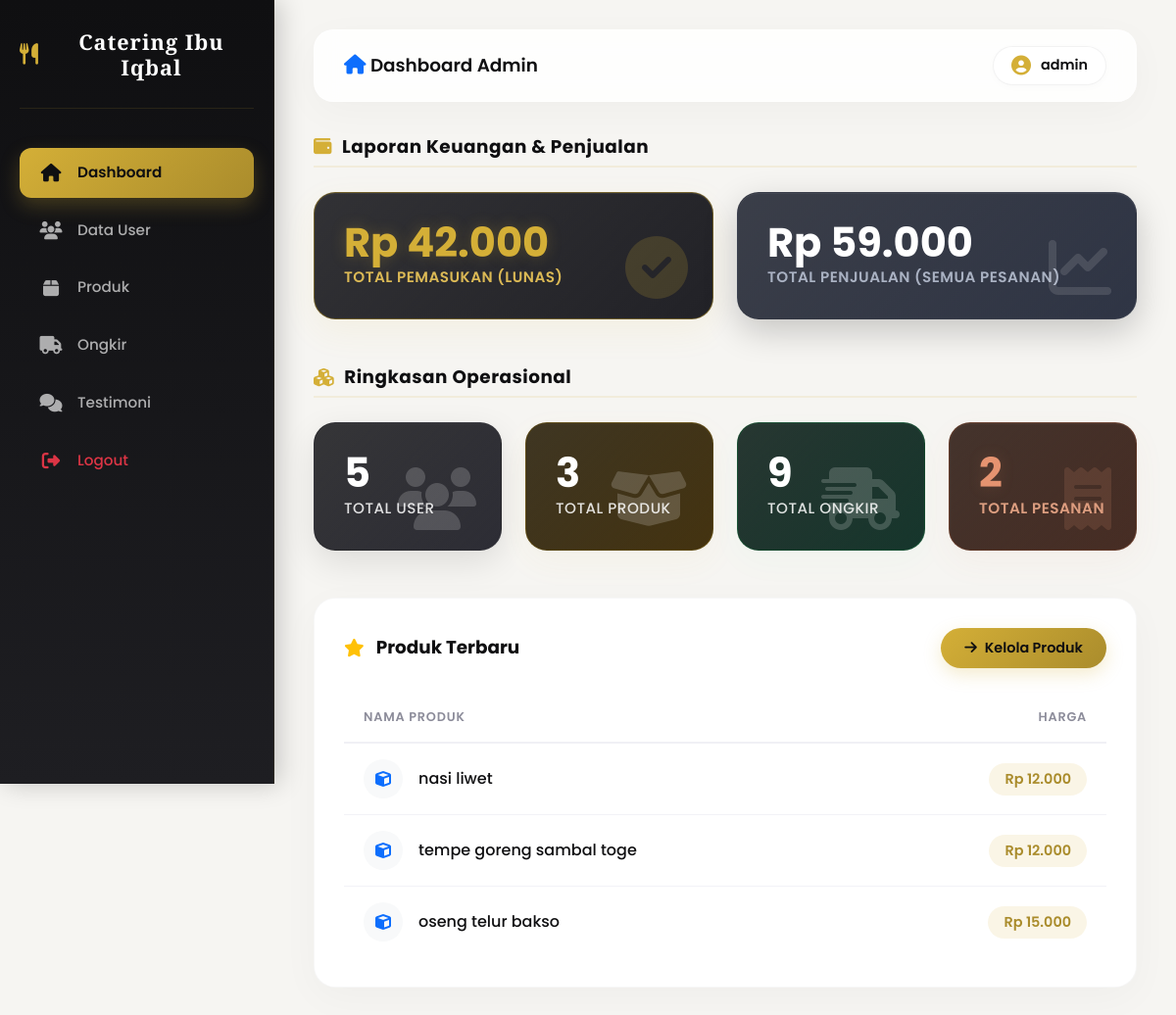
/admin/index.php (signed in), run on the app's committed database.
### tables this page shows
CREATE TABLE `users` (
  `id` int(11) NOT NULL,
  `username` varchar(50) DEFAULT NULL,
  `password` varchar(255) NOT NULL,
  `role` enum('admin','petugas','pengunjung') DEFAULT NULL
);

CREATE TABLE `produk` (
  `id` int(11) NOT NULL,
  `nama` varchar(100) DEFAULT NULL,
  `deskripsi` text,
  `harga` int(11) DEFAULT NULL,
  `gambar` varchar(100) DEFAULT NULL,
  `pre_order` varchar(100) DEFAULT '1 Hari'
);

### admin/index.php (the view, shortened to what this page needs)
<?php
include '../koneksi.php';
$id_admin = $_SESSION['id'];
$q_admin = mysqli_query($conn, "SELECT username FROM users WHERE id='$id_admin'");
$d_admin = mysqli_fetch_assoc($q_admin);
$nama_admin = $d_admin['username'];
$user = mysqli_num_rows(mysqli_query($conn,"SELECT * FROM users"));
$produk = mysqli_num_rows(mysqli_query($conn,"SELECT * FROM produk"));
$ongkir = mysqli_num_rows(mysqli_query($conn,"SELECT * FROM ongkir"));
$q_pemasukan = mysqli_query($conn, "SELECT SUM(total) as total FROM pesanan WHERE id IN (SELECT DISTINCT pesanan_id FROM pembayaran WHERE status='lunas')");
$d_pemasukan = mysqli_fetch_assoc($q_pemasukan);
$total_pemasukan = $d_pemasukan['total'] ? $d_pemasukan['total'] : 0;
$q_penjualan = mysqli_query($conn, "SELECT SUM(total) as total FROM pesanan");
$d_penjualan = mysqli_fetch_assoc($q_penjualan);
$total_penjualan = $d_penjualan['total'] ? $d_penjualan['total'] : 0;
$total_pesanan = mysqli_num_rows(mysqli_query($conn,"SELECT * FROM pesanan"));
$recent = mysqli_query($conn,"SELECT * FROM produk ORDER BY id DESC LIMIT 5");
?>
<!DOCTYPE html>
<html lang="id">
<head>
    <link href="https://cdn.jsdelivr.net/npm/bootstrap@5.3.0/dist/css/bootstrap.min.css" rel="stylesheet">
    <link href="https://cdnjs.cloudflare.com/ajax/libs/font-awesome/6.4.0/css/all.min.css" rel="stylesheet">
    <link href="../css/dashboard.css" rel="stylesheet">
</head>
<body>
    <?php include '../includes/sidebar_admin.php'; ?>
    <div class="main-content">
        <?php
        $topbar_title = "Dashboard Admin";
        $user_name = $nama_admin;
        $topbar_icon = '<i class="fa fa-home text-primary"></i>';
        include '../includes/topbar.php';
        ?>
        <h6 class="section-title-dashboard"><i class="fa-solid fa-wallet"></i> Laporan Keuangan & Penjualan</h6>
        <div class="row g-4 mb-5">
            <div class="col-lg-6 col-md-12">
                <div class="stat-card stat-card-gold">
                    <div class="stat-card-val">Rp <?= number_format($total_pemasukan, 0, ',', '.') ?></div>
                    <p class="stat-card-title">Total Pemasukan (Lunas)</p>
                    <i class="fa fa-circle-check stat-card-icon"></i>
                </div>
            </div>
            <div class="col-lg-6 col-md-12">
                <div class="stat-card stat-card-slate">
                    <div class="stat-card-val">Rp <?= number_format($total_penjualan, 0, ',', '.') ?></div>
                    <p class="stat-card-title">Total Penjualan (Semua Pesanan)</p>
                    <i class="fa fa-chart-line stat-card-icon"></i>
                </div>
            </div>
        </div>
        <h6 class="section-title-dashboard"><i class="fa-solid fa-cubes"></i> Ringkasan Operasional</h6>
        <div class="row g-4 mb-5">
            <div class="col-xl-3 col-lg-6 col-md-6">
                <div class="stat-card stat-card-bg-1">
                    <div class="stat-card-val"><?= $user ?></div>
                    <p class="stat-card-title">Total User</p>
                    <i class="fa fa-users stat-card-icon"></i>
                </div>
            </div>
            <div class="col-xl-3 col-lg-6 col-md-6">
                <div class="stat-card stat-card-bg-2">
                    <div class="stat-card-val"><?= $produk ?></div>
                    <p class="stat-card-title">Total Produk</p>
                    <i class="fa fa-box-open stat-card-icon"></i>
                </div>
            </div>
            <div class="col-xl-3 col-lg-6 col-md-6">
                <div class="stat-card stat-card-bg-3">
                    <div class="stat-card-val"><?= $ongkir ?></div>
                    <p class="stat-card-title">Total Ongkir</p>
                    <i class="fa fa-truck-fast stat-card-icon"></i>
                </div>
            </div>
            <div class="col-xl-3 col-lg-6 col-md-6">
                <div class="stat-card stat-card-bronze">
                    <div class="stat-card-val"><?= $total_pesanan ?></div>
                    <p class="stat-card-title">Total Pesanan</p>
                    <i class="fa fa-receipt stat-card-icon"></i>
                </div>
            </div>
        </div>
        <div class="row">
            <div class="col-12">
                <div class="card-premium">
                    <div class="d-flex justify-content-between align-items-center mb-4">
                        <h5 class="card-title-premium mb-0">
                            <i class="fa fa-star text-warning"></i> Produk Terbaru
                        </h5>
                        <a href="produk.php" class="btn-premium-primary">
                            <i class="fa fa-arrow-right"></i> Kelola Produk
                        </a>
                    </div>
                    <div class="table-responsive">
                        <table class="table-premium">
                            <thead>
                                <tr>
                                    <th>Nama Produk</th>
                                    <th class="text-end">Harga</th>
                                </tr>
                            </thead>
                            <tbody>
                                <?php while($r = mysqli_fetch_assoc($recent)){ ?>
                                <tr>
                                    <td>
                                        <div class="d-flex align-items-center gap-3">
                                            <div class="bg-light p-2 rounded-circle text-primary d-flex align-items-center justify-content-center" style="width: 40px; height: 40px;">
                                                <i class="fa fa-cube"></i>
                                            </div>
                                            <?= htmlspecialchars($r['nama']) ?>
                                        </div>
                                    </td>
                                    <td class="text-end">
                                        <span class="price-badge">Rp <?= number_format($r['harga'], 0, ',', '.') ?></span>
                                    </td>
                                </tr>
                                <?php } ?>
                            </tbody>
                        </table>
                    </div>
                </div>
            </div>
        </div>
    </div>
</body>
</html>

### includes/topbar.php (shortened to what this page needs)
<div class="topbar">
    <div class="topbar-title">
        <h5><?= isset($topbar_icon) ? $topbar_icon : '<i class="fa fa-chart-pie"></i>' ?> <?= htmlspecialchars($topbar_title) ?></h5>
    </div>
    <div class="topbar-profile">
        <div class="topbar-user">
            <i class="fa fa-user-circle"></i> <span><?= htmlspecialchars($user_name) ?></span>
        </div>
    </div>
</div>

### data on the page
users: username "admin"
produk: nama "nasi liwet", harga "12.000"
produk: nama "tempe goreng sambal toge", harga "12.000"
produk: nama "oseng telur bakso", harga "15.000"

### other printed values
$topbar_title "Dashboard Admin"
$total_pemasukan "42.000"
$total_penjualan "59.000"
$user "5"
$produk "3"
$ongkir "9"
$total_pesanan "2"
